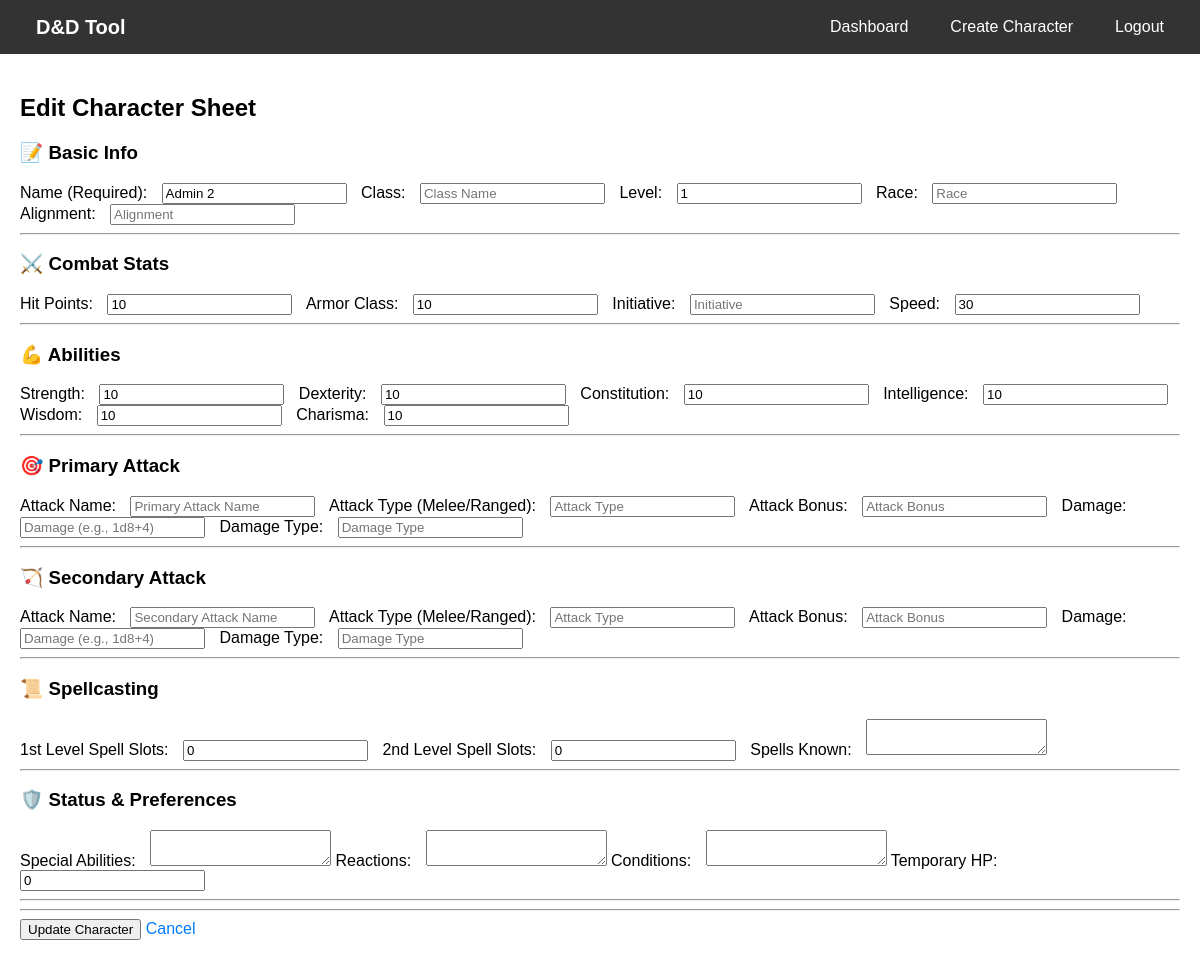
The app's page /accounts/characters/5/edit/ (signed in) with its own data.
### accounts/models.py (models this page shows, shortened)
class CharacterSheet(models.Model):
    user = models.ForeignKey(User, on_delete=models.CASCADE)
    name = models.CharField(max_length=100)  # Required
    class_name = models.CharField(max_length=100, blank=True, null=True)
    level = models.PositiveIntegerField(default=1, blank=True, null=True)
    race = models.CharField(max_length=100, blank=True, null=True)
    alignment = models.CharField(max_length=50, blank=True, null=True)
    hit_points = models.PositiveIntegerField(default=10, blank=True, null=True)
    armor_class = models.PositiveIntegerField(default=10, blank=True, null=True)
    initiative = models.IntegerField(default=0, blank=True, null=True)
    speed = models.PositiveIntegerField(default=30, blank=True, null=True)
    strength = models.PositiveIntegerField(default=10, blank=True, null=True)
    dexterity = models.PositiveIntegerField(default=10, blank=True, null=True)
    constitution = models.PositiveIntegerField(default=10, blank=True, null=True)
    intelligence = models.PositiveIntegerField(default=10, blank=True, null=True)
    wisdom = models.PositiveIntegerField(default=10, blank=True, null=True)
    charisma = models.PositiveIntegerField(default=10, blank=True, null=True)
    saving_throw_strength = models.BooleanField(default=False)
    saving_throw_dexterity = models.BooleanField(default=False)
    saving_throw_constitution = models.BooleanField(default=False)
    saving_throw_intelligence = models.BooleanField(default=False)
    saving_throw_wisdom = models.BooleanField(default=False)
    saving_throw_charisma = models.BooleanField(default=False)
    spell_slots = models.JSONField(default=dict, blank=True, null=True)
    spells_known = models.TextField(blank=True, null=True)
    primary_attack_name = models.CharField(max_length=100, blank=True, null=True)
    primary_attack_type = models.CharField(max_length=20, choices=[('Melee', 'Melee'), ('Ranged', 'Ranged')], blank=True, null=True)
    primary_attack_bonus = models.IntegerField(default=0, blank=True, null=True)
    primary_attack_damage = models.CharField(max_length=20, blank=True, null=True)
    primary_attack_damage_type = models.CharField(max_length=20, blank=True, null=True)
    secondary_attack_name = models.CharField(max_length=100, blank=True, null=True)
    secondary_attack_type = models.CharField(max_length=20, blank=True, null=True)
    secondary_attack_bonus = models.IntegerField(default=0, blank=True, null=True)
    secondary_attack_damage = models.CharField(max_length=20, blank=True, null=True)
    secondary_attack_damage_type = models.CharField(max_length=20, blank=True, null=True)
    special_abilities = models.TextField(blank=True, null=True)
    reactions = models.TextField(blank=True, null=True)
    combat_role = models.CharField(max_length=50, blank=True, null=True)
    preferred_range = models.CharField(max_length=20, blank=True, null=True)
    attack_priority = models.CharField(max_length=50, blank=True, null=True)
    escape_threshold = models.PositiveIntegerField(default=20, blank=True, null=True)
    conditions = models.TextField(blank=True, null=True)
    temporary_hit_points = models.PositiveIntegerField(default=0, blank=True, null=True)
    ongoing_damage = models.CharField(max_length=50, blank=True, null=True)
    available_actions = models.JSONField(default=dict, blank=True, null=True)
    bonus_actions = models.JSONField(default=dict, blank=True, null=True)
    finished = models.BooleanField(default=False, editable=False)
    created_at = models.DateTimeField(auto_now_add=True)

### accounts/views.py (the view, shortened to what this page needs)
# urls.py: path('characters/<int:sheet_id>/edit/', views.character_edit, name='character_edit'),
def character_edit(request, sheet_id):
    sheet = get_object_or_404(CharacterSheet, id=sheet_id, user=request.user)
    return render(request, 'accounts/character_form.html', {'sheet': sheet})

### accounts/templates/accounts/character_form.html (shortened to what this page needs)
{% extends 'base.html' %}
{% block content %}
<h2>{% if sheet %}Edit{% else %}Create{% endif %} Character Sheet</h2>
<form method="post">
    <h3>📝 Basic Info</h3>
    <label>Name (Required):</label>
    <input type="text" name="name" placeholder="Character Name" value="{{ sheet.name|default:'' }}" required>
    <label>Class:</label>
    <input type="text" name="class_name" placeholder="Class Name" value="{{ sheet.class_name|default:'' }}">
    <label>Level:</label>
    <input type="number" name="level" placeholder="Level" value="{{ sheet.level|default:'' }}">
    <label>Race:</label>
    <input type="text" name="race" placeholder="Race" value="{{ sheet.race|default:'' }}">
    <label>Alignment:</label>
    <input type="text" name="alignment" placeholder="Alignment" value="{{ sheet.alignment|default:'' }}">
    <hr>
    <h3>⚔️ Combat Stats</h3>
    <label>Hit Points:</label>
    <input type="number" name="hit_points" placeholder="HP" value="{{ sheet.hit_points|default:'' }}">
    <label>Armor Class:</label>
    <input type="number" name="armor_class" placeholder="Armor Class" value="{{ sheet.armor_class|default:'' }}">
    <label>Initiative:</label>
    <input type="number" name="initiative" placeholder="Initiative" value="{{ sheet.initiative|default:'' }}">
    <label>Speed:</label>
    <input type="number" name="speed" placeholder="Speed" value="{{ sheet.speed|default:'' }}">
    <hr>
    <h3>💪 Abilities</h3>
    <label>Strength:</label>
    <input type="number" name="strength" placeholder="Strength" value="{{ sheet.strength|default:'' }}">
    <label>Dexterity:</label>
    <input type="number" name="dexterity" placeholder="Dexterity" value="{{ sheet.dexterity|default:'' }}">
    <label>Constitution:</label>
    <input type="number" name="constitution" placeholder="Constitution" value="{{ sheet.constitution|default:'' }}">
    <label>Intelligence:</label>
    <input type="number" name="intelligence" placeholder="Intelligence" value="{{ sheet.intelligence|default:'' }}">
    <label>Wisdom:</label>
    <input type="number" name="wisdom" placeholder="Wisdom" value="{{ sheet.wisdom|default:'' }}">
    <label>Charisma:</label>
    <input type="number" name="charisma" placeholder="Charisma" value="{{ sheet.charisma|default:'' }}">
    <hr>
    <h3>🎯 Primary Attack</h3>
    <label>Attack Name:</label>
    <input type="text" name="primary_attack_name" placeholder="Primary Attack Name" value="{{ sheet.primary_attack_name|default:'' }}">
    <label>Attack Type (Melee/Ranged):</label>
    <input type="text" name="primary_attack_type" placeholder="Attack Type" value="{{ sheet.primary_attack_type|default:'' }}">
    <label>Attack Bonus:</label>
    <input type="number" name="primary_attack_bonus" placeholder="Attack Bonus" value="{{ sheet.primary_attack_bonus|default:'' }}">
    <label>Damage:</label>
    <input type="text" name="primary_attack_damage" placeholder="Damage (e.g., 1d8+4)" value="{{ sheet.primary_attack_damage|default:'' }}">
    <label>Damage Type:</label>
    <input type="text" name="primary_attack_damage_type" placeholder="Damage Type" value="{{ sheet.primary_attack_damage_type|default:'' }}">
    <hr>
    <h3>🏹 Secondary Attack</h3>
    <label>Attack Name:</label>
    <input type="text" name="secondary_attack_name" placeholder="Secondary Attack Name" value="{{ sheet.secondary_attack_name|default:'' }}">
    <label>Attack Type (Melee/Ranged):</label>
    <input type="text" name="secondary_attack_type" placeholder="Attack Type" value="{{ sheet.secondary_attack_type|default:'' }}">
    <label>Attack Bonus:</label>
    <input type="number" name="secondary_attack_bonus" placeholder="Attack Bonus" value="{{ sheet.secondary_attack_bonus|default:'' }}">
    <label>Damage:</label>
    <input type="text" name="secondary_attack_damage" placeholder="Damage (e.g., 1d8+4)" value="{{ sheet.secondary_attack_damage|default:'' }}">
    <label>Damage Type:</label>
    <input type="text" name="secondary_attack_damage_type" placeholder="Damage Type" value="{{ sheet.secondary_attack_damage_type|default:'' }}">
    <hr>
    <h3>📜 Spellcasting</h3>
    <label>1st Level Spell Slots:</label>
    <input type="number" name="spell_slot_1" placeholder="1st Level Slots" value="{{ sheet.spell_slots.1st|default:0 }}">
    <label>2nd Level Spell Slots:</label>
    <input type="number" name="spell_slot_2" placeholder="2nd Level Slots" value="{{ sheet.spell_slots.2nd|default:0 }}">
    <label>Spells Known:</label>
    <textarea name="spells_known">{{ sheet.spells_known|default:'' }}</textarea>
    <hr>
    <h3>🛡️ Status & Preferences</h3>
    <label>Special Abilities:</label>
    <textarea name="special_abilities">{{ sheet.special_abilities|default:'' }}</textarea>
    <label>Reactions:</label>
    <textarea name="reactions">{{ sheet.reactions|default:'' }}</textarea>
    <label>Conditions:</label>
    <textarea name="conditions">{{ sheet.conditions|default:'' }}</textarea>
    <label>Temporary HP:</label>
    <input type="number" name="temporary_hit_points" value="{{ sheet.temporary_hit_points|default:0 }}">
    <hr>
    <hr>
    <button type="submit">{% if sheet %}Update{% else %}Create{% endif %} Character</button>
    <a href="{% url 'character_list' %}">Cancel</a>
</form>
{% endblock %}

### templates/base.html (style rules this page uses)
body { margin: 0; font-family: Arial, sans-serif; }
a { text-decoration: none; color: #007bff; }
form { margin-bottom: 20px; }
form label { margin-right: 10px; }
form input, form select { margin-right: 10px; }

### records on screen
CharacterSheet: name "Admin 2", level "1", hit_points "10", armor_class "10", speed "30", strength "10", dexterity "10", constitution "10", intelligence "10", wisdom "10", charisma "10", spell_slot_1 "0", spell_slot_2 "0", temporary_hit_points "0"
